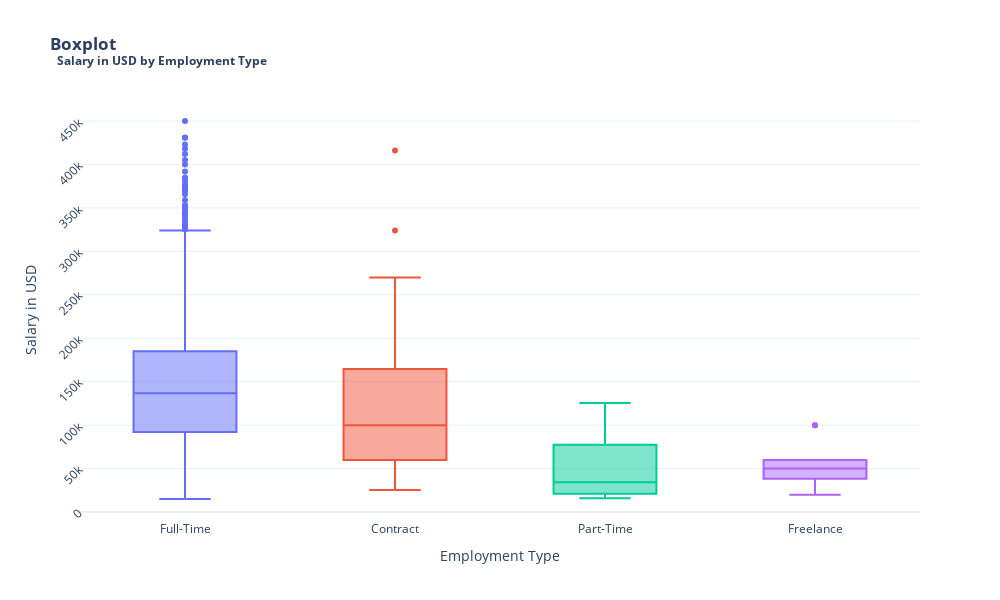
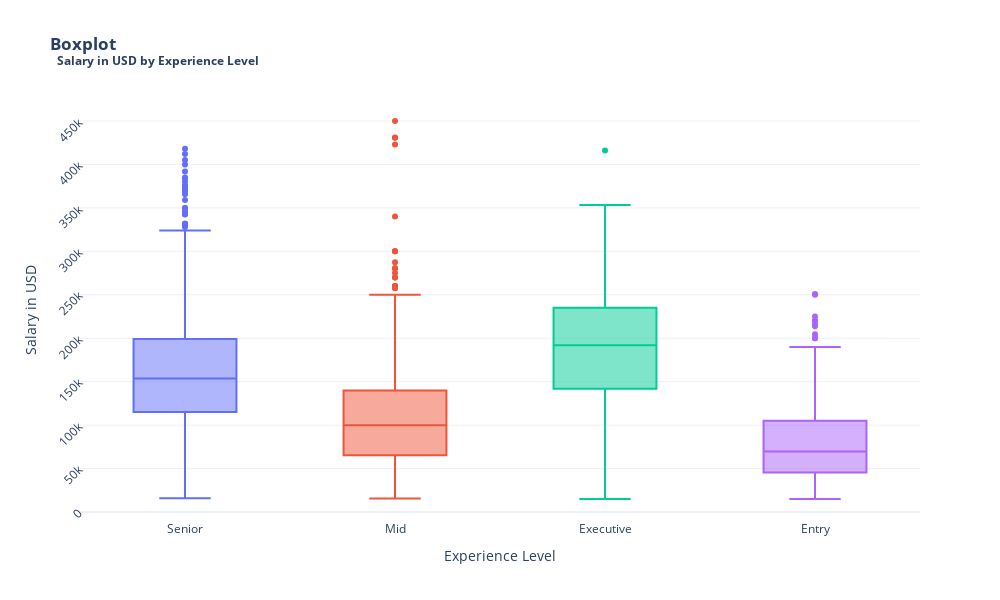
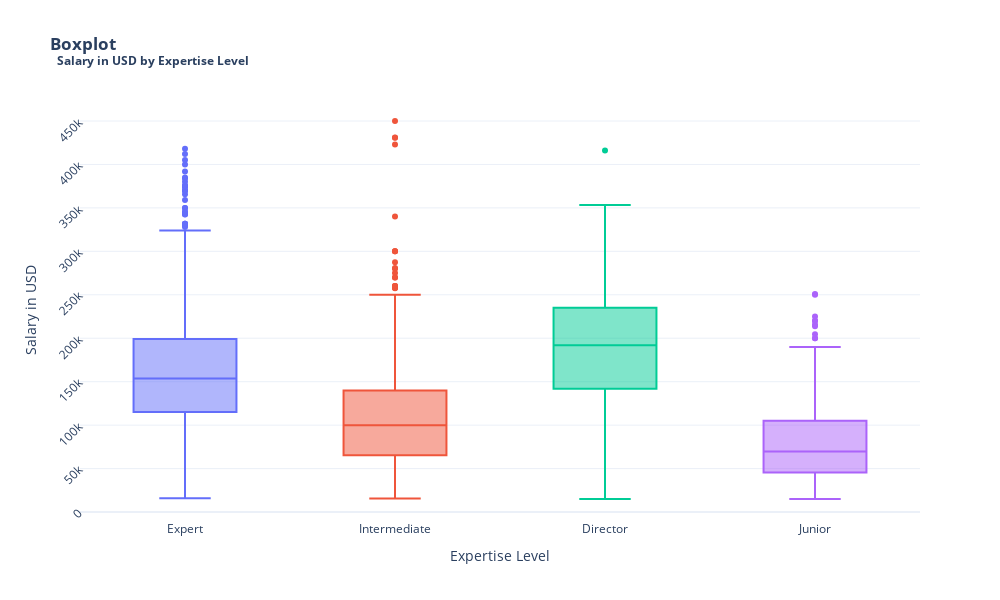
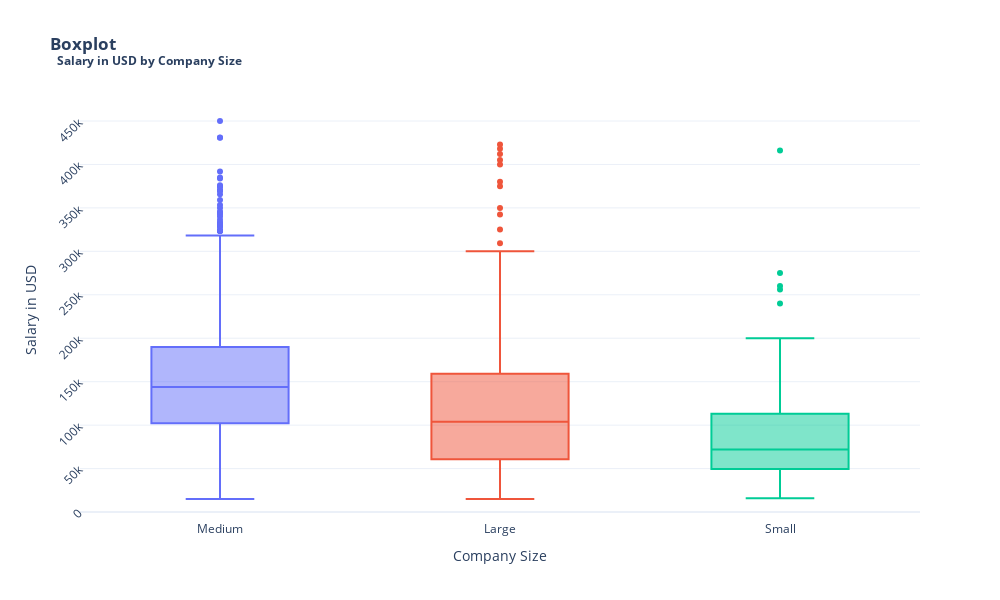

Notebook code cell kept with these figures, in order:
### Code cell
categorical_columns = ['Employment Type', 'Experience Level', 'Expertise Level','Company Size', 'Year']
for feat in categorical_columns:
    individual_boxplot(df, 'Salary in USD', feat)

### Figure 1 — Plotly figure (JSON) as saved in the notebook; plotly's stock layout.template omitted (floating-point values rounded to 4 significant figures; data arrays with more than 128 entries replaced by an {"elided": "..."} marker saying what was removed)
{"data": [{"alignmentgroup": "True", "hovertemplate": "Employment Type=%{x}<br>Salary in USD=%{y}<extra></extra>", "legendgroup": "Full-Time", "marker": {"color": "#636efa"}, "name": "Full-Time", "notched": false, "offsetgroup": "Full-Time", "orientation": "v", "showlegend": true, "type": "box", "x": {"elided": "3261 str values"}, "x0": " ", "xaxis": "x", "y": {"elided": "3261 int values"}, "y0": " ", "yaxis": "y"}, {"alignmentgroup": "True", "hovertemplate": "Employment Type=%{x}<br>Salary in USD=%{y}<extra></extra>", "legendgroup": "Contract", "marker": {"color": "#EF553B"}, "name": "Contract", "notched": false, "offsetgroup": "Contract", "orientation": "v", "showlegend": true, "type": "box", "x": ["Contract", "Contract", "Contract", "Contract", "Contract", "Contract", "Contract", "Contract", "Contract", "Contract", "Contract", "Contract", "Contract", "Contract", "Contract"], "x0": " ", "xaxis": "x", "y": [118539, 180000, 105000, 83200, 60000, 323905, 30000, 25500, 90000, 60000, 30469, 270000, 105000, 416000, 100000], "y0": " ", "yaxis": "y"}, {"alignmentgroup": "True", "hovertemplate": "Employment Type=%{x}<br>Salary in USD=%{y}<extra></extra>", "legendgroup": "Part-Time", "marker": {"color": "#00cc96"}, "name": "Part-Time", "notched": false, "offsetgroup": "Part-Time", "orientation": "v", "showlegend": true, "type": "box", "x": ["Part-Time", "Part-Time", "Part-Time", "Part-Time", "Part-Time", "Part-Time", "Part-Time", "Part-Time", "Part-Time", "Part-Time", "Part-Time", "Part-Time", "Part-Time"], "x0": " ", "xaxis": "x", "y": [56000, 34320, 18160, 25216, 125404, 19073, 110000, 52533, 100000, 15966, 69741, 28609, 21669], "y0": " ", "yaxis": "y"}, {"alignmentgroup": "True", "hovertemplate": "Employment Type=%{x}<br>Salary in USD=%{y}<extra></extra>", "legendgroup": "Freelance", "marker": {"color": "#ab63fa"}, "name": "Freelance", "notched": false, "offsetgroup": "Freelance", "orientation": "v", "showlegend": true, "type": "box", "x": ["Freelance", "Freelance", "Freelance", "Freelance", "Freelance", "Freelance", "Freelance", "Freelance", "Freelance", "Freelance", "Freelance"], "x0": " ", "xaxis": "x", "y": [36000, 60000, 50000, 50000, 50000, 100000, 45555, 30523, 100000, 20000, 60000], "y0": " ", "yaxis": "y"}], "layout": {"boxmode": "overlay", "height": 600, "legend": {"title": {"text": "Employment Type"}, "tracegroupgap": 0}, "margin": {"l": 80, "t": 100}, "showlegend": false, "title": {"text": "<b>Boxplot<br> <sup> Salary in USD by Employment Type</sup></b>"}, "width": 1000, "xaxis": {"anchor": "y", "categoryarray": ["Full-Time", "Contract", "Part-Time", "Freelance"], "categoryorder": "array", "domain": [0, 1], "title": {"text": "Employment Type"}}, "yaxis": {"anchor": "x", "domain": [0, 1], "tickangle": -45, "title": {"text": "Salary in USD"}}}}

### Figure 2 — Plotly figure (JSON) as saved in the notebook; plotly's stock layout.template omitted (floating-point values rounded to 4 significant figures; data arrays with more than 128 entries replaced by an {"elided": "..."} marker saying what was removed)
{"data": [{"alignmentgroup": "True", "hovertemplate": "Experience Level=%{x}<br>Salary in USD=%{y}<extra></extra>", "legendgroup": "Senior", "marker": {"color": "#636efa"}, "name": "Senior", "notched": false, "offsetgroup": "Senior", "orientation": "v", "showlegend": true, "type": "box", "x": {"elided": "2065 str values"}, "x0": " ", "xaxis": "x", "y": {"elided": "2065 int values"}, "y0": " ", "yaxis": "y"}, {"alignmentgroup": "True", "hovertemplate": "Experience Level=%{x}<br>Salary in USD=%{y}<extra></extra>", "legendgroup": "Mid", "marker": {"color": "#EF553B"}, "name": "Mid", "notched": false, "offsetgroup": "Mid", "orientation": "v", "showlegend": true, "type": "box", "x": {"elided": "797 str values"}, "x0": " ", "xaxis": "x", "y": {"elided": "797 int values"}, "y0": " ", "yaxis": "y"}, {"alignmentgroup": "True", "hovertemplate": "Experience Level=%{x}<br>Salary in USD=%{y}<extra></extra>", "legendgroup": "Executive", "marker": {"color": "#00cc96"}, "name": "Executive", "notched": false, "offsetgroup": "Executive", "orientation": "v", "showlegend": true, "type": "box", "x": {"elided": "146 str values"}, "x0": " ", "xaxis": "x", "y": {"elided": "146 int values"}, "y0": " ", "yaxis": "y"}, {"alignmentgroup": "True", "hovertemplate": "Experience Level=%{x}<br>Salary in USD=%{y}<extra></extra>", "legendgroup": "Entry", "marker": {"color": "#ab63fa"}, "name": "Entry", "notched": false, "offsetgroup": "Entry", "orientation": "v", "showlegend": true, "type": "box", "x": {"elided": "292 str values"}, "x0": " ", "xaxis": "x", "y": {"elided": "292 int values"}, "y0": " ", "yaxis": "y"}], "layout": {"boxmode": "overlay", "height": 600, "legend": {"title": {"text": "Experience Level"}, "tracegroupgap": 0}, "margin": {"l": 80, "t": 100}, "showlegend": false, "title": {"text": "<b>Boxplot<br> <sup> Salary in USD by Experience Level</sup></b>"}, "width": 1000, "xaxis": {"anchor": "y", "categoryarray": ["Senior", "Mid", "Executive", "Entry"], "categoryorder": "array", "domain": [0, 1], "title": {"text": "Experience Level"}}, "yaxis": {"anchor": "x", "domain": [0, 1], "tickangle": -45, "title": {"text": "Salary in USD"}}}}

### Figure 3 — Plotly figure (JSON) as saved in the notebook; plotly's stock layout.template omitted (floating-point values rounded to 4 significant figures; data arrays with more than 128 entries replaced by an {"elided": "..."} marker saying what was removed)
{"data": [{"alignmentgroup": "True", "hovertemplate": "Expertise Level=%{x}<br>Salary in USD=%{y}<extra></extra>", "legendgroup": "Expert", "marker": {"color": "#636efa"}, "name": "Expert", "notched": false, "offsetgroup": "Expert", "orientation": "v", "showlegend": true, "type": "box", "x": {"elided": "2065 str values"}, "x0": " ", "xaxis": "x", "y": {"elided": "2065 int values"}, "y0": " ", "yaxis": "y"}, {"alignmentgroup": "True", "hovertemplate": "Expertise Level=%{x}<br>Salary in USD=%{y}<extra></extra>", "legendgroup": "Intermediate", "marker": {"color": "#EF553B"}, "name": "Intermediate", "notched": false, "offsetgroup": "Intermediate", "orientation": "v", "showlegend": true, "type": "box", "x": {"elided": "797 str values"}, "x0": " ", "xaxis": "x", "y": {"elided": "797 int values"}, "y0": " ", "yaxis": "y"}, {"alignmentgroup": "True", "hovertemplate": "Expertise Level=%{x}<br>Salary in USD=%{y}<extra></extra>", "legendgroup": "Director", "marker": {"color": "#00cc96"}, "name": "Director", "notched": false, "offsetgroup": "Director", "orientation": "v", "showlegend": true, "type": "box", "x": {"elided": "146 str values"}, "x0": " ", "xaxis": "x", "y": {"elided": "146 int values"}, "y0": " ", "yaxis": "y"}, {"alignmentgroup": "True", "hovertemplate": "Expertise Level=%{x}<br>Salary in USD=%{y}<extra></extra>", "legendgroup": "Junior", "marker": {"color": "#ab63fa"}, "name": "Junior", "notched": false, "offsetgroup": "Junior", "orientation": "v", "showlegend": true, "type": "box", "x": {"elided": "292 str values"}, "x0": " ", "xaxis": "x", "y": {"elided": "292 int values"}, "y0": " ", "yaxis": "y"}], "layout": {"boxmode": "overlay", "height": 600, "legend": {"title": {"text": "Expertise Level"}, "tracegroupgap": 0}, "margin": {"l": 80, "t": 100}, "showlegend": false, "title": {"text": "<b>Boxplot<br> <sup> Salary in USD by Expertise Level</sup></b>"}, "width": 1000, "xaxis": {"anchor": "y", "categoryarray": ["Expert", "Intermediate", "Director", "Junior"], "categoryorder": "array", "domain": [0, 1], "title": {"text": "Expertise Level"}}, "yaxis": {"anchor": "x", "domain": [0, 1], "tickangle": -45, "title": {"text": "Salary in USD"}}}}

### Figure 4 — Plotly figure (JSON) as saved in the notebook; plotly's stock layout.template omitted (floating-point values rounded to 4 significant figures; data arrays with more than 128 entries replaced by an {"elided": "..."} marker saying what was removed)
{"data": [{"alignmentgroup": "True", "hovertemplate": "Company Size=%{x}<br>Salary in USD=%{y}<extra></extra>", "legendgroup": "Medium", "marker": {"color": "#636efa"}, "name": "Medium", "notched": false, "offsetgroup": "Medium", "orientation": "v", "showlegend": true, "type": "box", "x": {"elided": "2707 str values"}, "x0": " ", "xaxis": "x", "y": {"elided": "2707 int values"}, "y0": " ", "yaxis": "y"}, {"alignmentgroup": "True", "hovertemplate": "Company Size=%{x}<br>Salary in USD=%{y}<extra></extra>", "legendgroup": "Large", "marker": {"color": "#EF553B"}, "name": "Large", "notched": false, "offsetgroup": "Large", "orientation": "v", "showlegend": true, "type": "box", "x": {"elided": "442 str values"}, "x0": " ", "xaxis": "x", "y": {"elided": "442 int values"}, "y0": " ", "yaxis": "y"}, {"alignmentgroup": "True", "hovertemplate": "Company Size=%{x}<br>Salary in USD=%{y}<extra></extra>", "legendgroup": "Small", "marker": {"color": "#00cc96"}, "name": "Small", "notched": false, "offsetgroup": "Small", "orientation": "v", "showlegend": true, "type": "box", "x": {"elided": "151 str values"}, "x0": " ", "xaxis": "x", "y": {"elided": "151 int values"}, "y0": " ", "yaxis": "y"}], "layout": {"boxmode": "overlay", "height": 600, "legend": {"title": {"text": "Company Size"}, "tracegroupgap": 0}, "margin": {"l": 80, "t": 100}, "showlegend": false, "title": {"text": "<b>Boxplot<br> <sup> Salary in USD by Company Size</sup></b>"}, "width": 1000, "xaxis": {"anchor": "y", "categoryarray": ["Medium", "Large", "Small"], "categoryorder": "array", "domain": [0, 1], "title": {"text": "Company Size"}}, "yaxis": {"anchor": "x", "domain": [0, 1], "tickangle": -45, "title": {"text": "Salary in USD"}}}}
